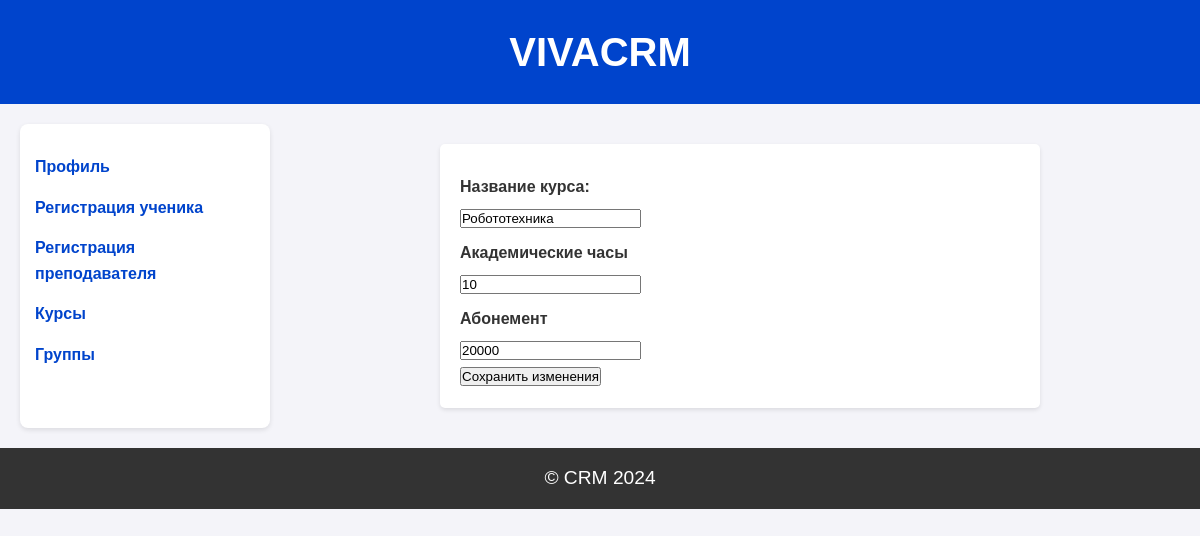
Before: /edit_course/1 (signed in) with the older database file.
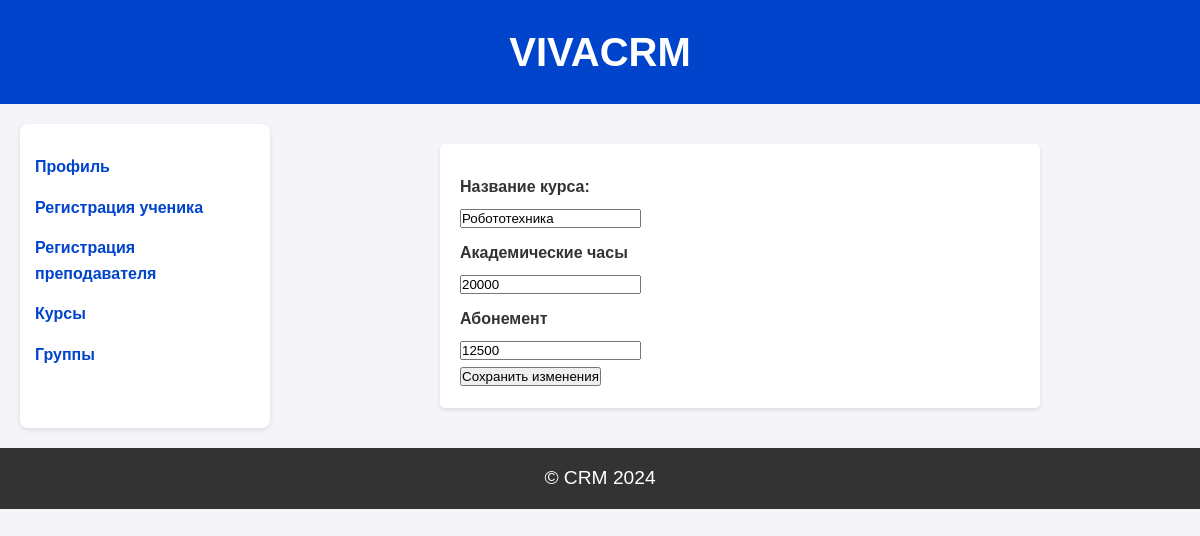
After: the same page with the newer database file.
### models.py (models this page shows)
class Course(db.Model):
    id = db.Column(db.Integer, primary_key=True)
    course_name = db.Column(db.String(100), nullable=False)
    academic_hours = db.Column(db.Integer, nullable=False)
    price = db.Column(db.Integer, nullable=False)
    teachers = db.relationship('ManageTeacher', back_populates='course')
    students = db.relationship('ManageStudent', back_populates='course')

### app.py (the view)
@app.route('/edit_course/<int:id>', methods=['GET', 'POST'])
@login_required
@role_required('Администратор')
def edit_course(id):
    administrator = Administrator.query.filter_by(admin_id=current_user.id).first()
    course = Course.query.get_or_404(id)
    form = CourseForm(obj=course)
    if form.validate_on_submit():
        course.course_name = form.course_name.data
        course.academic_hours = form.academic_hours.data
        course.price = form.price.data
        db.session.commit()
        return redirect(url_for('list_courses'))
    return render_template('edit_course.html', form=form, course=course, administrator=administrator)

### forms.py
class CourseForm(FlaskForm):
    course_name = StringField('Course Name', validators=[DataRequired()])
    academic_hours = IntegerField('Academic Hours', validators=[DataRequired()])
    price = IntegerField('Price', validators=[DataRequired()])
    submit = SubmitField('Submit')

### app.py (called while the page is built)
@login_manager.user_loader
def load_user(user_id):
    return Users.query.get(int(user_id))

def role_required(role):
    def decorator(f):
        @wraps(f)
        def wrapped(*args, **kwargs):
            if not current_user.is_authenticated or current_user.role != role:
                flash('Недостаточно прав доступа')
                return redirect(url_for('login'))
            return f(*args, **kwargs)
        return wrapped
    return decorator

### templates/edit_course.html (shortened to what this page needs)
{% extends "base_administrator.html" %}
{% block content %}
<form method="POST" action="{{ url_for('edit_course', id=course.id) }}">
    <div>
        <label for="course_name">Название курса:</label>
        {{ form.course_name() }}
    </div>
    <div>
        <label for="academic_hours">Академические часы</label>
        {{ form.academic_hours() }}
    </div>
    <div>
        <label for="price">Абонемент</label>
        {{ form.price() }}
    </div>
    <button type="submit">Сохранить изменения</button>
</form>
{% endblock %}

Changed rows visible on the page:
changed Course "Робототехника": academic_hours "10" → "20000"; price "20000" → "12500"
